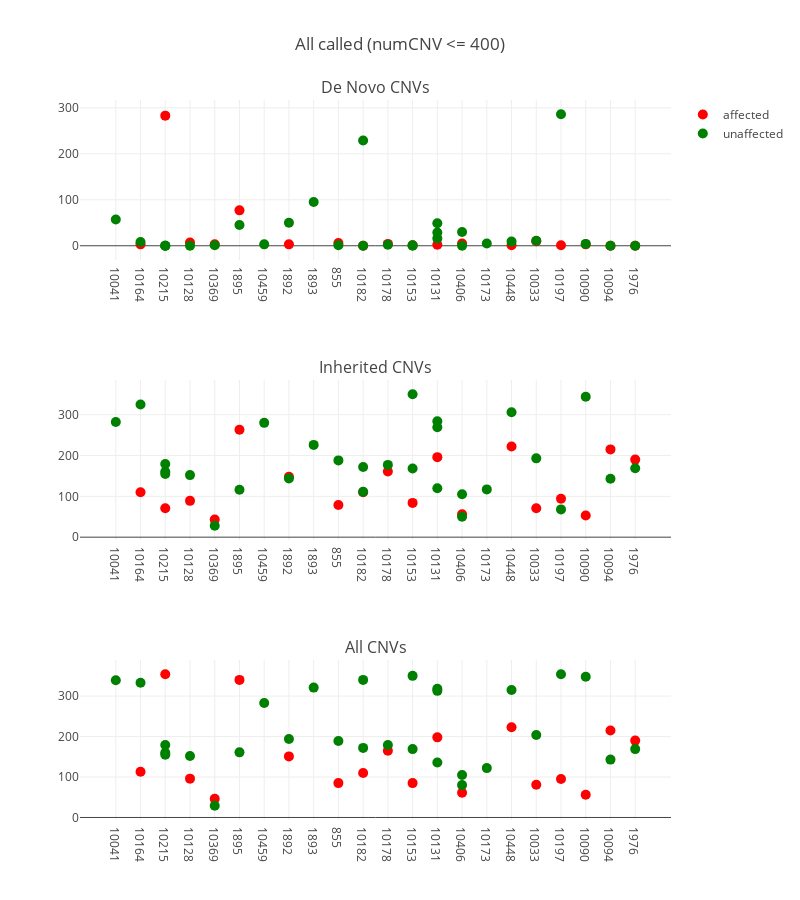

The notebook cell this image was saved under:
### Code cell
plot_cnvs('/data/sudregp/cnv/penncnv/results/summary_called.csv',
          'All called (numCNV <= 400)')

### Figure 1 — Plotly figure (JSON) as saved in the notebook; plotly's stock layout.template omitted (floating-point values rounded to 4 significant figures)
{"data": [{"hoverinfo": "text+y", "marker": {"color": "red", "size": 10}, "mode": "markers", "name": "affected", "showlegend": true, "text": ["CLIA_400122", "CLIA_400125", "CLIA_400153", "CCGO_800980", "CLIA_400132", "CLIA_400134", "CLIA_400216", "CLIA_400121", "CLIA_400131", "CLIA_400128", "CLIA_400140", "CLIA_400178", "CLIA_400205", "CLIA_400127", "CLIA_400129", "CLIA_400123", "CLIA_400130", "CLIA_400204"], "type": "scatter", "x": [1, 2, 3, 4, 5, 7, 9, 10, 11, 12, 13, 14, 16, 17, 18, 19, 20, 21], "xaxis": "x1", "y": [3, 283, 7, 3, 77, 3, 6, 0, 4, 1, 2, 5, 1, 10, 1, 3, 0, 0], "yaxis": "y1"}, {"hoverinfo": "text+y", "hovertext": ["CLIA_400155", "CLIA_400135", "CLIA_400191", "CLIA_400189", "CLIA_400193", "CLIA_400152", "CCGO_800979", "CLIA_400158", "CLIA_400209", "CLIA_400175", "CLIA_400162", "CLIA_400133", "CLIA_400170", "CLIA_400172", "CLIA_400159", "CLIA_400210", "CLIA_400212", "CLIA_400138", "CLIA_400139", "CLIA_400142", "CLIA_400179", "CLIA_400180", "CLIA_400148", "CLIA_400200", "CLIA_400166", "CLIA_400181", "CLIA_400195", "CLIA_400144", "CLIA_400201"], "marker": {"color": "green", "size": 10}, "mode": "markers", "name": "unaffected", "showlegend": true, "type": "scatter", "x": [0, 1, 2, 2, 2, 3, 4, 5, 6, 7, 8, 9, 10, 10, 11, 12, 12, 13, 13, 13, 14, 14, 15, 16, 17, 18, 19, 20, 21], "xaxis": "x1", "y": [57, 8, 0, 0, 0, 0, 1, 45, 3, 50, 95, 1, 0, 229, 2, 0, 1, 16, 49, 29, 30, 0, 5, 9, 11, 286, 4, 0, 0], "yaxis": "y1"}, {"hoverinfo": "text+y", "marker": {"color": "red", "size": 10}, "mode": "markers", "name": "affected", "showlegend": false, "text": ["CLIA_400122", "CLIA_400125", "CLIA_400153", "CCGO_800980", "CLIA_400132", "CLIA_400134", "CLIA_400216", "CLIA_400121", "CLIA_400131", "CLIA_400128", "CLIA_400140", "CLIA_400178", "CLIA_400205", "CLIA_400127", "CLIA_400129", "CLIA_400123", "CLIA_400130", "CLIA_400204"], "type": "scatter", "x": [1, 2, 3, 4, 5, 7, 9, 10, 11, 12, 13, 14, 16, 17, 18, 19, 20, 21], "xaxis": "x2", "y": [110, 71, 89, 43, 263, 148, 79, 110, 161, 84, 196, 56, 222, 71, 94, 53, 215, 190], "yaxis": "y2"}, {"hoverinfo": "text+y", "hovertext": ["CLIA_400155", "CLIA_400135", "CLIA_400191", "CLIA_400189", "CLIA_400193", "CLIA_400152", "CCGO_800979", "CLIA_400158", "CLIA_400209", "CLIA_400175", "CLIA_400162", "CLIA_400133", "CLIA_400170", "CLIA_400172", "CLIA_400159", "CLIA_400210", "CLIA_400212", "CLIA_400138", "CLIA_400139", "CLIA_400142", "CLIA_400179", "CLIA_400180", "CLIA_400148", "CLIA_400200", "CLIA_400166", "CLIA_400181", "CLIA_400195", "CLIA_400144", "CLIA_400201"], "marker": {"color": "green", "size": 10}, "mode": "markers", "name": "unaffected", "showlegend": false, "type": "scatter", "x": [0, 1, 2, 2, 2, 3, 4, 5, 6, 7, 8, 9, 10, 10, 11, 12, 12, 13, 13, 13, 14, 14, 15, 16, 17, 18, 19, 20, 21], "xaxis": "x2", "y": [282, 325, 160, 155, 179, 152, 28, 116, 280, 144, 226, 188, 172, 111, 177, 350, 168, 120, 269, 284, 50, 105, 117, 306, 193, 68, 344, 143, 169], "yaxis": "y2"}, {"hoverinfo": "text+y", "marker": {"color": "red", "size": 10}, "mode": "markers", "name": "affected", "showlegend": false, "text": ["CLIA_400122", "CLIA_400125", "CLIA_400153", "CCGO_800980", "CLIA_400132", "CLIA_400134", "CLIA_400216", "CLIA_400121", "CLIA_400131", "CLIA_400128", "CLIA_400140", "CLIA_400178", "CLIA_400205", "CLIA_400127", "CLIA_400129", "CLIA_400123", "CLIA_400130", "CLIA_400204"], "type": "scatter", "x": [1, 2, 3, 4, 5, 7, 9, 10, 11, 12, 13, 14, 16, 17, 18, 19, 20, 21], "xaxis": "x3", "y": [113, 354, 96, 46, 340, 151, 85, 110, 165, 85, 198, 61, 223, 81, 95, 56, 215, 190], "yaxis": "y3"}, {"hoverinfo": "text+y", "hovertext": ["CLIA_400155", "CLIA_400135", "CLIA_400191", "CLIA_400189", "CLIA_400193", "CLIA_400152", "CCGO_800979", "CLIA_400158", "CLIA_400209", "CLIA_400175", "CLIA_400162", "CLIA_400133", "CLIA_400170", "CLIA_400172", "CLIA_400159", "CLIA_400210", "CLIA_400212", "CLIA_400138", "CLIA_400139", "CLIA_400142", "CLIA_400179", "CLIA_400180", "CLIA_400148", "CLIA_400200", "CLIA_400166", "CLIA_400181", "CLIA_400195", "CLIA_400144", "CLIA_400201"], "marker": {"color": "green", "size": 10}, "mode": "markers", "name": "unaffected", "showlegend": false, "type": "scatter", "x": [0, 1, 2, 2, 2, 3, 4, 5, 6, 7, 8, 9, 10, 10, 11, 12, 12, 13, 13, 13, 14, 14, 15, 16, 17, 18, 19, 20, 21], "xaxis": "x3", "y": [339, 333, 160, 155, 179, 152, 29, 161, 283, 194, 321, 189, 172, 340, 179, 350, 169, 136, 318, 313, 80, 105, 122, 315, 204, 354, 348, 143, 169], "yaxis": "y3"}], "layout": {"annotations": [{"font": {"size": 16}, "showarrow": false, "text": "De Novo CNVs", "x": 0.5, "xanchor": "center", "xref": "paper", "y": 1, "yanchor": "bottom", "yref": "paper"}, {"font": {"size": 16}, "showarrow": false, "text": "Inherited CNVs", "x": 0.5, "xanchor": "center", "xref": "paper", "y": 0.6111, "yanchor": "bottom", "yref": "paper"}, {"font": {"size": 16}, "showarrow": false, "text": "All CNVs", "x": 0.5, "xanchor": "center", "xref": "paper", "y": 0.2222, "yanchor": "bottom", "yref": "paper"}], "height": 900, "hovermode": "closest", "title": "All called (numCNV <= 400)", "width": 800, "xaxis1": {"anchor": "y1", "domain": [0, 1], "ticktext": ["10041", "10164", "10215", "10128", "10369", "1895", "10459", "1892", "1893", "855", "10182", "10178", "10153", "10131", "10406", "10173", "10448", "10033", "10197", "10090", "10094", "1976"], "tickvals": [0, 1, 2, 3, 4, 5, 6, 7, 8, 9, 10, 11, 12, 13, 14, 15, 16, 17, 18, 19, 20, 21], "zeroline": false}, "xaxis2": {"anchor": "y2", "domain": [0, 1], "ticktext": ["10041", "10164", "10215", "10128", "10369", "1895", "10459", "1892", "1893", "855", "10182", "10178", "10153", "10131", "10406", "10173", "10448", "10033", "10197", "10090", "10094", "1976"], "tickvals": [0, 1, 2, 3, 4, 5, 6, 7, 8, 9, 10, 11, 12, 13, 14, 15, 16, 17, 18, 19, 20, 21], "zeroline": false}, "xaxis3": {"anchor": "y3", "domain": [0, 1], "ticktext": ["10041", "10164", "10215", "10128", "10369", "1895", "10459", "1892", "1893", "855", "10182", "10178", "10153", "10131", "10406", "10173", "10448", "10033", "10197", "10090", "10094", "1976"], "tickvals": [0, 1, 2, 3, 4, 5, 6, 7, 8, 9, 10, 11, 12, 13, 14, 15, 16, 17, 18, 19, 20, 21], "zeroline": false}, "yaxis1": {"anchor": "x1", "domain": [0.7778, 1]}, "yaxis2": {"anchor": "x2", "domain": [0.3889, 0.6111]}, "yaxis3": {"anchor": "x3", "domain": [0, 0.2222]}}}
